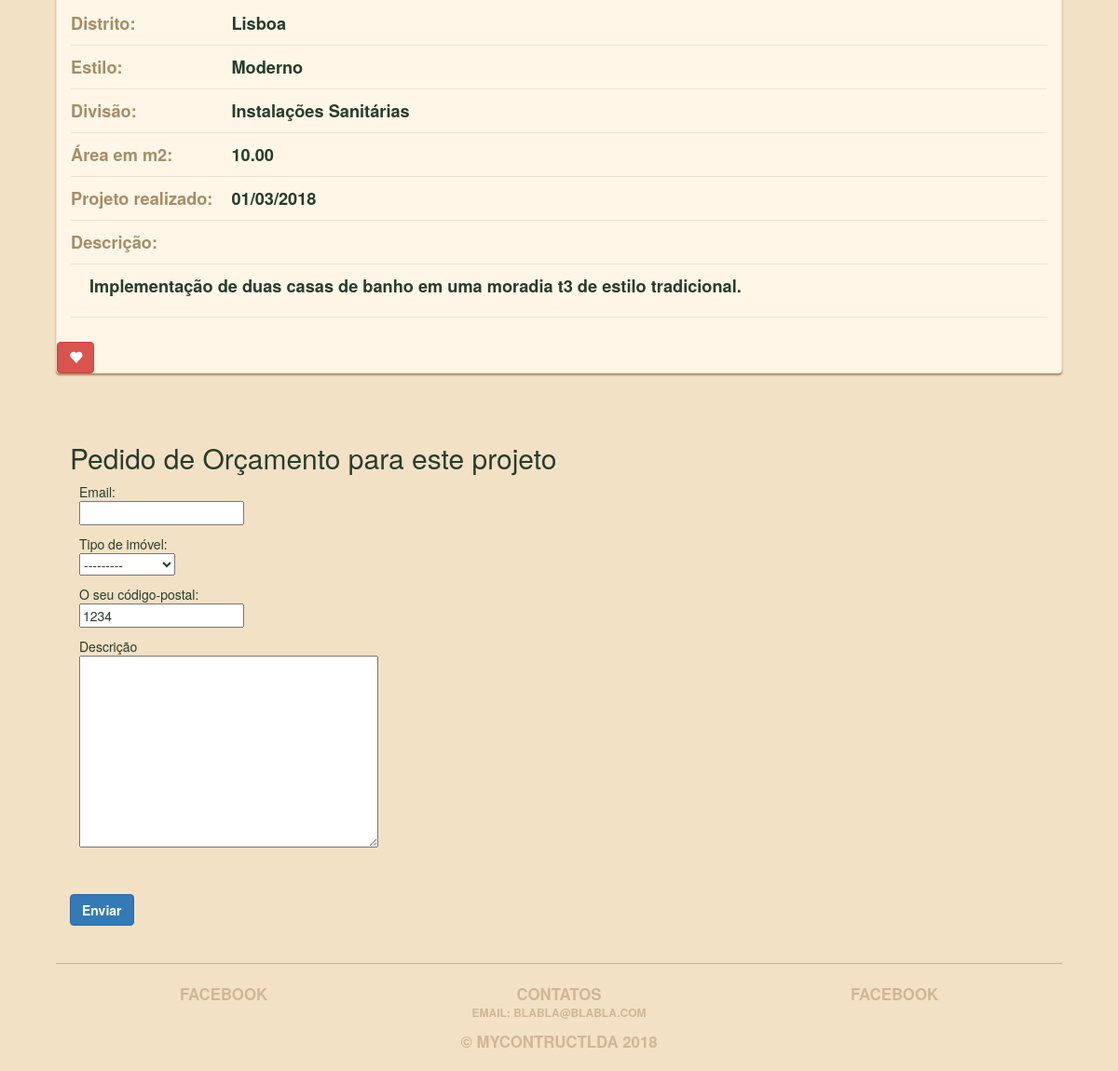
The page /projetos/detalhes/implementacao-de-casas-de-banho2018032225/ (lower part) on the database as committed earlier.
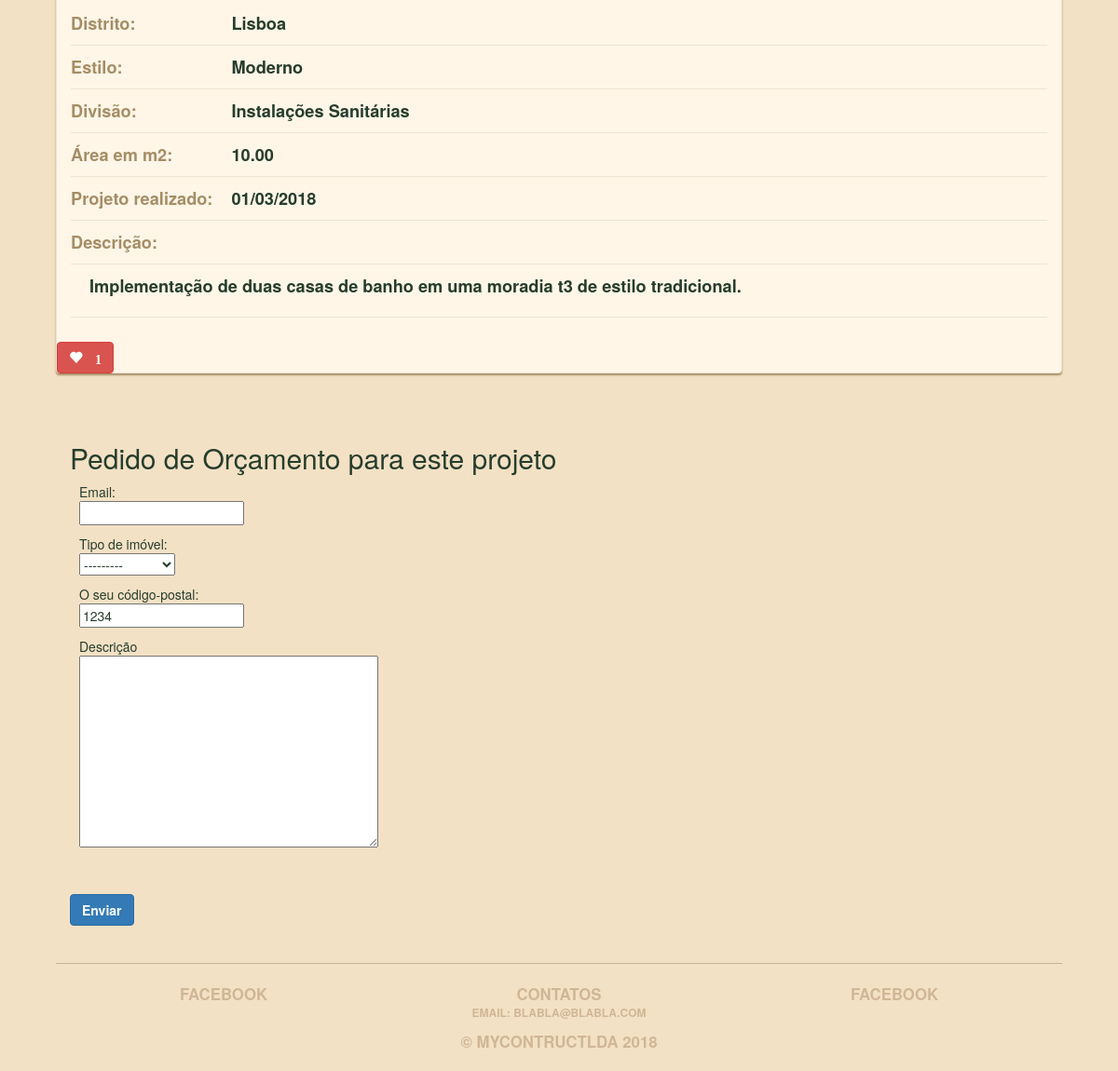
The same page on the database as committed later.
### main_app/models.py (models this page shows, shortened)
class Projetos(models.Model):
    data_registo = models.CharField(max_length=100)
    distrito = models.CharField(max_length=100)
    titulo = models.CharField(max_length=100)
    descricao = models.CharField(max_length=250)
    divisao = models.ForeignKey('Divisao', on_delete=models.CASCADE)
    estilo = models.ForeignKey('Estilo', on_delete=models.CASCADE)
    imagem = models.ImageField(upload_to='treasure_images', default='media/default.png')
    likes = models.IntegerField(default=0)
    slug = models.SlugField(max_length=100, blank=True)
    categoria = models.ForeignKey('Categoria', on_delete=models.CASCADE)
    created_at = models.DateTimeField(auto_now_add=True)
    area = models.DecimalField(max_digits=10, decimal_places=2)
    tags = models.CharField(max_length=250)

class Estilo(models.Model):
    estilo = models.CharField(max_length=100)
    slug = models.SlugField(max_length=100, blank=True)
    def __str__(self):
        return self.estilo

class Divisao(models.Model):
    divisao = models.CharField(max_length=100)
    def __str__(self):
        return self.divisao

### main_app/views.py (the view)
# urls.py: url(r'^projetos/detalhes/(?P<slug>[-\w]+)/$', views.detail, name = 'detail'),
def detail(request, slug):
    projeto = Projetos.objects.get(slug=slug)
    fotos_projeto = FotosProjeto.objects.filter(projeto = projeto)
    tipo_imovel = TipoImovel.objects.all();
    form = OrcamentosForm(initial={'area':projeto.area,'estilo':projeto.estilo,'categoria':projeto.categoria, 'divisao':projeto.divisao, 'tipo_imovel':tipo_imovel,'cod_postal':1234,'slug':projeto.slug})
    f = FotosProjetoFrom(initial={'projeto':projeto})
    if request.method == 'POST':
        form = OrcamentosForm(request.POST)
        f = FotosProjetoFrom(request.POST, request.FILES)
        if form.is_valid():
            form.save(commit = True)
            send_mail('MyContructLDA', 'O Pedido de orçamento foi submetido. Será contatado o mais breve possivel.', 'osmarseguro@gmail.com', [request.POST['email']])
            send_mail('MyContructLDA', 'Tem um novo pedido de orçamento sobre um projeto já realizado por si: \n'+'Descrição: '+request.POST['descricao']+'\nIdentificador do projeto: '+request.POST['slug']+'\nConsulte o website para mais detalhes.', 'osmarseguro@gmail.com', ['osmarseguro@gmail.com'])
            messages.success(request, 'Pedido submetido!')
            form = OrcamentosForm(initial={'area':projeto.area,'estilo':projeto.estilo,'categoria':projeto.categoria, 'divisao':projeto.divisao, 'tipo_imovel':tipo_imovel,'cod_postal':1234,'slug':projeto.slug})
            return render(request, 'detail.html', {'projeto': projeto, 'fotos': fotos_projeto, 'form':form,'f':f})
        elif f.is_valid():
             f.save(commit = True)
             form = OrcamentosForm(initial={'area':projeto.area,'estilo':projeto.estilo,'categoria':projeto.categoria, 'divisao':projeto.divisao, 'tipo_imovel':tipo_imovel,'cod_postal':1234,'slug':projeto.slug})
             f = FotosProjetoFrom(initial={'projeto':projeto})
             return render(request, 'detail.html', {'projeto': projeto, 'fotos': fotos_projeto, 'form':form, 'f':f})
    else:
        form = OrcamentosForm(initial={'area':projeto.area,'estilo':projeto.estilo,'categoria':projeto.categoria, 'divisao':projeto.divisao, 'tipo_imovel':tipo_imovel,'cod_postal':1234,'slug':projeto.slug})
        f = FotosProjetoFrom(initial={'projeto':projeto})
    return render(request, 'detail.html', {'projeto': projeto, 'fotos': fotos_projeto, 'form':form,'f':f})

### main_app/forms.py
class OrcamentosForm(forms.ModelForm):
    cod_postal = forms.CharField(label='Código Postal', min_length=4, max_length=100)
    descricao = forms.CharField(label='Descrição', max_length=250, widget=forms.Textarea)
    email = forms.EmailField(label='Email',max_length=250)
    divisao = forms.ModelChoiceField(queryset=Divisao.objects.all(), label='Divisão')
    area = forms.DecimalField(label='Área em m2',max_digits=10, decimal_places=2)
    class Meta:
        model = PedidoOrcamento
        fields = ['cod_postal','tipo_imovel','divisao','categoria','estilo','area','descricao','email','slug']

class FotosProjetoFrom(forms.ModelForm):
    imagem = forms.ImageField()
    class Meta:
        model = FotosProjeto
        fields = ['imagem','projeto','descricao']

### main_app/models.py (called while the page is built)
    def __str__(self):
        return self.imovel

    def __str__(self):
        return self.categoria

### main_app/templates/detail.html (shortened to what this page needs)
{% extends 'base.html' %}
{% load staticfiles %}
{% block content %}
<div class="row">
  <div class="treasure panel panel-default">
    <div class="panel-body">
      <table class="treasure-table">
        <tr>
          <th>
            Distrito:
          </th>
          <td>{{ projeto.distrito }}</td>
        </tr>
        <tr>
          <th>
            Estilo:
          </th>
          <td>{{ projeto.estilo }}</td>
        </tr>
        <tr>
          <th>
            Divisão:
          </th>
          <td>{{ projeto.divisao }}</td>
        </tr>
         <tr>
          <th>
            Área em m2:
          </th>
          <td>{{ projeto.area }}</td>
        </tr>
          <tr>
          <th>
            Projeto realizado:
          </th>
          <td>{{ projeto.data_registo }}</td>
        </tr>
         <tr>
          <th>
            Descrição:
          </th>
        </tr>
        <tr>
          <td colspan="2">
              <p>{{ projeto.descricao }}</p>
          </td>
        </tr>
      </table>
    </div>
      <button id ="likes" data-id="{{projeto.id}}" class="btn btn-mini btn-danger glyphicon glyphicon-heart" type="button">
            {% if projeto.likes > 0 %} {{ projeto.likes }} {% endif %}
      </button >
  </div>
</div>
 <div class="wrapper2" style="margin-top:15px">
   <form method="post">
     <h2>Pedido de Orçamento para este projeto</h2>
   <div style="margin:10px">
     Email:</br>
    {{form.email}}
   </div>
   <div style="margin:10px">
     Tipo de imóvel:</br>
     {{form.tipo_imovel}}
   </div>
    <div style="margin:10px">
     O seu código-postal:</br>
    {{form.cod_postal}}
   </div>
   <div  style="margin:10px">
     Descrição</br>
    {{form.descricao}}
   </div>
    <input class="btn btn-primary" type="submit" value="Enviar" />
   </form>
 </div>
{% endblock %}

Rows that differ between the two databases and show on the page:
changed Projetos "Lisboa": likes (not shown) → "1"
